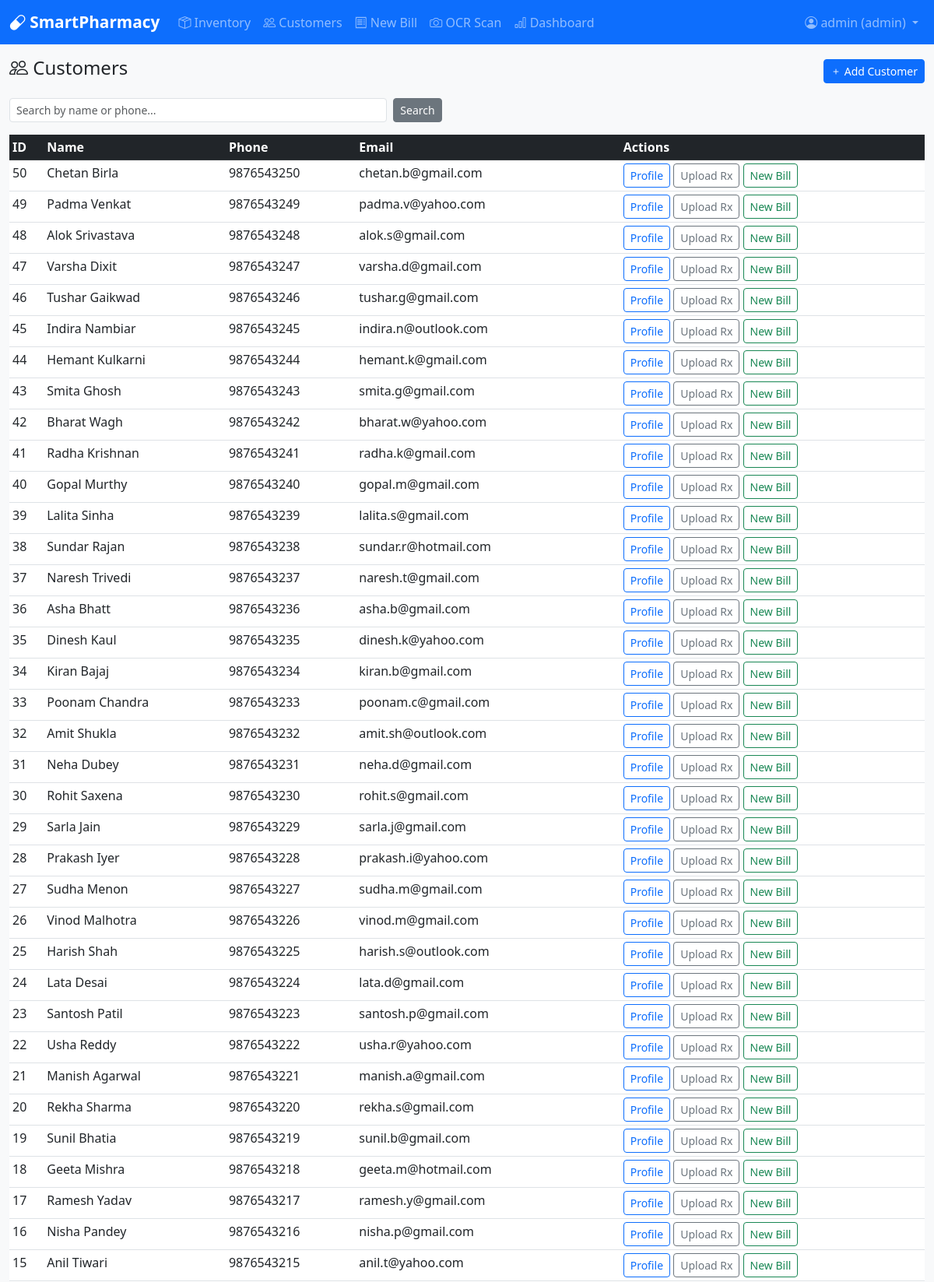
Page /customers/ (signed in, upper part) on the committed database.
### tables this page shows
CREATE TABLE customers (
    customer_id INTEGER PRIMARY KEY AUTOINCREMENT,
    name TEXT NOT NULL,
    phone TEXT UNIQUE NOT NULL,
    email TEXT
);

### app/routes/customers.py (the view)
@customers_bp.route('/')
@login_required
def index():
    query = request.args.get('q', '')
    db = get_db()
    if query:
        customers = db.execute(
            'SELECT * FROM customers WHERE name LIKE ? OR phone LIKE ?',
            (f'%{query}%', f'%{query}%')
        ).fetchall()
    else:
        customers = db.execute('SELECT * FROM customers ORDER BY customer_id DESC').fetchall()
    db.close()
    return render_template('customers/index.html', customers=customers, query=query)

### app/database.py (called while the page is built)
def get_db():
    conn = sqlite3.connect(DB_PATH)
    conn.row_factory = sqlite3.Row
    conn.execute("PRAGMA foreign_keys = ON")
    return conn

### app/utils/auth.py (called while the page is built)
def login_required(f):
    @wraps(f)
    def decorated(*args, **kwargs):
        if 'user_id' not in session:
            flash('Please log in to continue.', 'warning')
            return redirect(url_for('auth.login'))
        return f(*args, **kwargs)
    return decorated

### templates/customers/index.html (shortened to what this page needs)
{% extends 'base.html' %}
{% block content %}
<div class="d-flex justify-content-between align-items-center mb-3">
    <h4><i class="bi bi-people"></i> Customers</h4>
    <a href="{{ url_for('customers.add') }}" class="btn btn-primary btn-sm"><i class="bi bi-plus"></i> Add Customer</a>
</div>
<form class="row g-2 mb-3" method="GET">
    <div class="col-md-5">
        <input type="text" name="q" class="form-control form-control-sm" placeholder="Search by name or phone..." value="{{ query }}">
    </div>
    <div class="col-auto"><button type="submit" class="btn btn-secondary btn-sm">Search</button></div>
</form>
<table class="table table-hover table-sm">
    <thead class="table-dark"><tr><th>ID</th><th>Name</th><th>Phone</th><th>Email</th><th>Actions</th></tr></thead>
    <tbody>
    {% for c in customers %}
    <tr>
        <td>{{ c.customer_id }}</td>
        <td>{{ c.name }}</td>
        <td>{{ c.phone }}</td>
        <td>{{ c.email or '-' }}</td>
        <td>
            <a href="{{ url_for('customers.profile', customer_id=c.customer_id) }}" class="btn btn-outline-primary btn-sm">Profile</a>
            <a href="{{ url_for('prescriptions.upload', customer_id=c.customer_id) }}" class="btn btn-outline-secondary btn-sm">Upload Rx</a>
            <a href="{{ url_for('billing.new_bill') }}?customer_id={{ c.customer_id }}" class="btn btn-outline-success btn-sm">New Bill</a>
        </td>
    </tr>
    {% else %}
    <tr><td colspan="5" class="text-center text-muted">No customers found.</td></tr>
    {% endfor %}
    </tbody>
</table>
{% endblock %}

### static/css/style.css (style rules this page uses)
body { background-color: #f8f9fa; }

### rows in the picture
customers: customer_id "50", name "Chetan Birla", phone "9876543250", email "chetan.b@gmail.com"
customers: customer_id "49", name "Padma Venkat", phone "9876543249", email "padma.v@yahoo.com"
customers: customer_id "48", name "Alok Srivastava", phone "9876543248", email "alok.s@gmail.com"
customers: customer_id "47", name "Varsha Dixit", phone "9876543247", email "varsha.d@gmail.com"
customers: customer_id "46", name "Tushar Gaikwad", phone "9876543246", email "tushar.g@gmail.com"
customers: customer_id "45", name "Indira Nambiar", phone "9876543245", email "indira.n@outlook.com"
customers: customer_id "44", name "Hemant Kulkarni", phone "9876543244", email "hemant.k@gmail.com"
customers: customer_id "43", name "Smita Ghosh", phone "9876543243", email "smita.g@gmail.com"
customers: customer_id "42", name "Bharat Wagh", phone "9876543242", email "bharat.w@yahoo.com"
customers: customer_id "41", name "Radha Krishnan", phone "9876543241", email "radha.k@gmail.com"
customers: customer_id "40", name "Gopal Murthy", phone "9876543240", email "gopal.m@gmail.com"
customers: customer_id "39", name "Lalita Sinha", phone "9876543239", email "lalita.s@gmail.com"
customers: customer_id "38", name "Sundar Rajan", phone "9876543238", email "sundar.r@hotmail.com"
customers: customer_id "37", name "Naresh Trivedi", phone "9876543237", email "naresh.t@gmail.com"
customers: customer_id "36", name "Asha Bhatt", phone "9876543236", email "asha.b@gmail.com"
customers: customer_id "35", name "Dinesh Kaul", phone "9876543235", email "dinesh.k@yahoo.com"
customers: customer_id "34", name "Kiran Bajaj", phone "9876543234", email "kiran.b@gmail.com"
customers: customer_id "33", name "Poonam Chandra", phone "9876543233", email "poonam.c@gmail.com"
customers: customer_id "32", name "Amit Shukla", phone "9876543232", email "amit.sh@outlook.com"
customers: customer_id "31", name "Neha Dubey", phone "9876543231", email "neha.d@gmail.com"
customers: customer_id "30", name "Rohit Saxena", phone "9876543230", email "rohit.s@gmail.com"
customers: customer_id "29", name "Sarla Jain", phone "9876543229", email "sarla.j@gmail.com"
customers: customer_id "28", name "Prakash Iyer", phone "9876543228", email "prakash.i@yahoo.com"
customers: customer_id "27", name "Sudha Menon", phone "9876543227", email "sudha.m@gmail.com"
customers: customer_id "26", name "Vinod Malhotra", phone "9876543226", email "vinod.m@gmail.com"
customers: customer_id "25", name "Harish Shah", phone "9876543225", email "harish.s@outlook.com"
customers: customer_id "24", name "Lata Desai", phone "9876543224", email "lata.d@gmail.com"
customers: customer_id "23", name "Santosh Patil", phone "9876543223", email "santosh.p@gmail.com"
customers: customer_id "22", name "Usha Reddy", phone "9876543222", email "usha.r@yahoo.com"
customers: customer_id "21", name "Manish Agarwal", phone "9876543221", email "manish.a@gmail.com"
customers: customer_id "20", name "Rekha Sharma", phone "9876543220", email "rekha.s@gmail.com"
customers: customer_id "19", name "Sunil Bhatia", phone "9876543219", email "sunil.b@gmail.com"
customers: customer_id "18", name "Geeta Mishra", phone "9876543218", email "geeta.m@hotmail.com"
customers: customer_id "17", name "Ramesh Yadav", phone "9876543217", email "ramesh.y@gmail.com"
customers: customer_id "16", name "Nisha Pandey", phone "9876543216", email "nisha.p@gmail.com"
customers: customer_id "15", name "Anil Tiwari", phone "9876543215", email "anil.t@yahoo.com"

### other values in the picture
{{ session.username }} "admin"
{{ session.role }} "admin"
